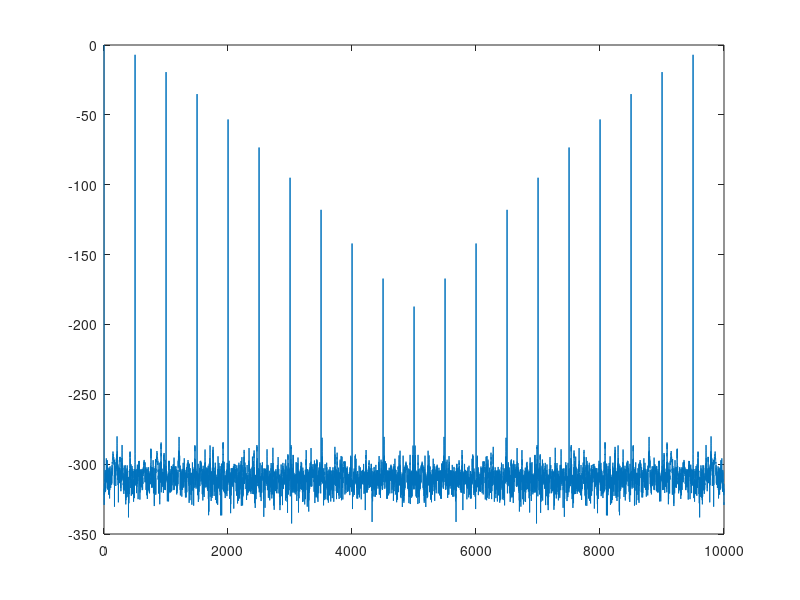

This figure's MATLAB source:
% Initalizing with basic simulation parameters
sampling_frequency = 10e+9;
max_time = 0.000001;
num_samples = round(max_time * sampling_frequency);
samples = 0:num_samples-1;
%Making arrays which represent time and frequency axes
times = samples / sampling_frequency;
frequencies = (samples - num_samples/2) * sampling_frequency / num_samples;

LO_frq = 5E+8;
signals = [1, LO_frq];

time_realization = zeros(size(times));
% Adding each signal from the pack
for i = 1:size(signals, 1)
  time_realization = time_realization + ...
      signals(i, 1) * sin(2 * pi * signals(i, 2) * times);
end

time_realization= exp(time_realization);

sp = fft(time_realization);
sp = abs(sp).^2/max(abs(sp).^2);

plot(10*log10(sp))

20*log10(1/3)
